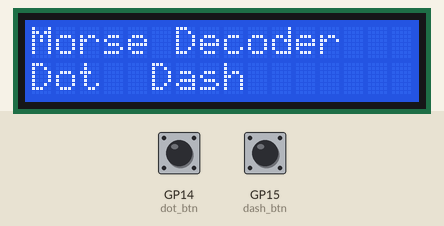
This program was run on a simulated Raspberry Pi Pico running MicroPython. Shown: 16×2 character LCD. Inputs (shaded band) come from the test bench; at power-on: GP14 (dot_btn) HIGH, GP15 (dash_btn) HIGH.

Above: at 0.1 s.
2.8 s: GP14 (dot_btn) pulled LOW for 0.15 s
At 4.9 s:
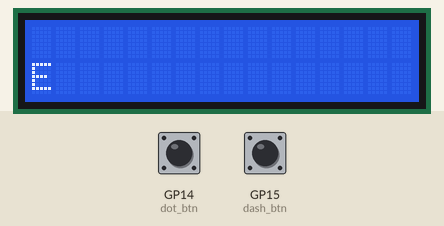
5.9 s: GP15 (dash_btn) pulled LOW for 3.2 s
At 6.5 s:
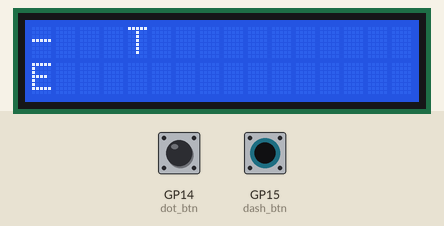
10.6 s: GP15 (dash_btn) pulled LOW for 0.15 s
At 12.3 s:
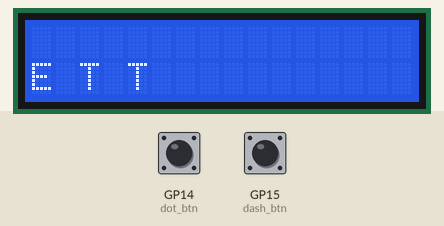
13.7 s: GP14 (dot_btn) pulled LOW for 1 s
At 16.1 s:
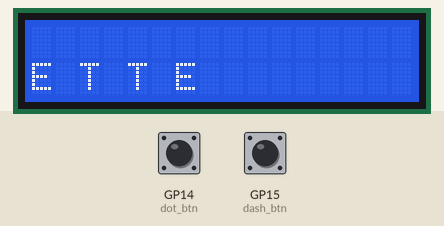
17.7 s: GP15 (dash_btn) pulled LOW for 1 s
At 19.4 s:
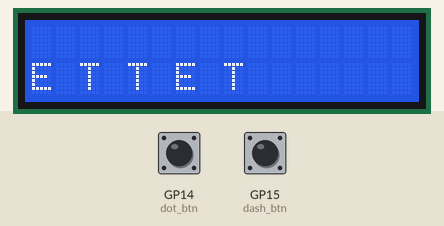
21.7 s: GP14 (dot_btn) pulled LOW for 0.15 s
At 23.2 s:
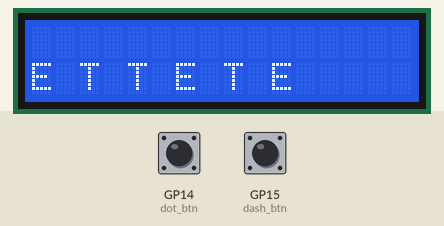
Timing chart, 0 to 24.7 s (numbered marks = the images above; inputs shaded):
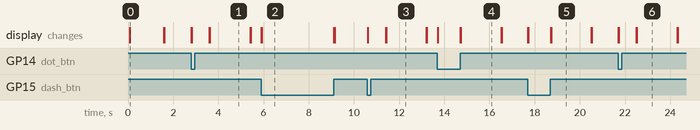

The program:

main.py
```python
from machine import Pin, I2C
from time import ticks_ms, ticks_diff, sleep_ms
from i2c_lcd import I2cLcd

# ---------- Configuration ----------
DOT_PIN   = 14
DASH_PIN  = 15
I2C_SDA   = 0
I2C_SCL   = 1
LCD_ROWS  = 2          # change to 4 if you have 20x4
LCD_COLS  = 16

# Timing (ms) – adjust to your typing speed
LETTER_TIMEOUT = 800   # silence → finish letter
WORD_TIMEOUT   = 1800  # longer silence → add space
DEBOUNCE_MS    = 40

# ---------- Morse dictionary ----------
MORSE = {
    '.-': 'A',   '-...': 'B', '-.-.': 'C', '-..': 'D',  '.': 'E',
    '..-.': 'F', '--.': 'G',  '....': 'H',  '..': 'I',  '.---': 'J',
    '-.-': 'K',  '.-..': 'L', '--': 'M',    '-.': 'N',  '---': 'O',
    '.--.': 'P', '--.-': 'Q', '.-.': 'R',   '...': 'S', '-': 'T',
    '..-': 'U',  '...-': 'V', '.--': 'W',   '-..-': 'X', '-.--': 'Y',
    '--..': 'Z',
    '-----': '0', '.----': '1', '..---': '2', '...--': '3', '....-': '4',
    '.....': '5', '-....': '6', '--...': '7', '---..': '8', '----.': '9',
    '.-.-.-': '.', '--..--': ',', '..--..': '?', '-...-': '=',
    '-.--.': '(', '-.--.-': ')', '.-...': '&', '---...': ':',
    '-.-.--': '!', '-....-': '-', '..--.-': '_', '.-..-.': '"',
    '...-..-': '$', '.--.-.': '@',
}

# ---------- Hardware setup ----------
i2c = I2C(0, sda=Pin(I2C_SDA), scl=Pin(I2C_SCL), freq=400_000)
addr = i2c.scan()[0]
lcd = I2cLcd(i2c, addr, LCD_ROWS, LCD_COLS)

dot_btn  = Pin(DOT_PIN,  Pin.IN, Pin.PULL_UP)
dash_btn = Pin(DASH_PIN, Pin.IN, Pin.PULL_UP)

# ---------- State ----------
current_morse = ""
message = ""          # decoded history
last_input_time = 0
last_press_time = 0

def update_display():
    lcd.clear()
    # Line 1: current Morse being typed + preview letter
    preview = MORSE.get(current_morse, "?") if current_morse else " "
    line1 = (current_morse + " → " + preview)[:LCD_COLS]
    lcd.move_to(0, 0)
    lcd.putstr(line1)

    # Line 2: message history (scrolls from the right if long)
    if len(message) <= LCD_COLS:
        lcd.move_to(0, 1)
        lcd.putstr(message)
    else:
        # show the last LCD_COLS characters
        lcd.move_to(0, 1)
        lcd.putstr(message[-LCD_COLS:])

def add_symbol(symbol):
    global current_morse, last_input_time
    current_morse += symbol
    last_input_time = ticks_ms()
    update_display()

def finish_letter():
    global current_morse, message, last_input_time
    if not current_morse:
        return
    letter = MORSE.get(current_morse, "?")
    message += letter
    current_morse = ""
    last_input_time = ticks_ms()
    update_display()

def add_space():
    global message, last_input_time
    if message and not message.endswith(" "):
        message += " "
        last_input_time = ticks_ms()
        update_display()

# ---------- Startup ----------
lcd.clear()
lcd.putstr("Morse Decoder")
lcd.move_to(0, 1)
lcd.putstr("Dot  Dash")
sleep_ms(1500)
update_display()

# ---------- Main loop ----------
while True:
    now = ticks_ms()

    # Debounced button reading
    if ticks_diff(now, last_press_time) > DEBOUNCE_MS:
        if dot_btn.value() == 0:
            add_symbol(".")
            last_press_time = now
            while dot_btn.value() == 0:   # wait for release
                sleep_ms(10)
        elif dash_btn.value() == 0:
            add_symbol("-")
            last_press_time = now
            while dash_btn.value() == 0:
                sleep_ms(10)

    # Timeouts
    silence = ticks_diff(now, last_input_time)

    if current_morse and silence > LETTER_TIMEOUT:
        finish_letter()

    if silence > WORD_TIMEOUT:
        add_space()

    sleep_ms(5)   # light CPU load
```

Measured:
- after the input at 5.9 s, the display: first changes at once (image 2 shows a later state)
- after the input at 10.6 s, the display: first changes at once (image 3 shows a later state)
- after the input at 13.7 s, the display: first changes at once (image 4 shows a later state)
- after the input at 17.7 s, the display: first changes at once (image 5 shows a later state)
- after the input at 21.7 s, the display: first changes at once (image 6 shows a later state)
- what the display in image 0 shows lasts 1.5 s, from 0.1 s to 1.6 s
- what the display in image 1 shows lasts 1.8 s, from 3.6 s to 5.4 s
